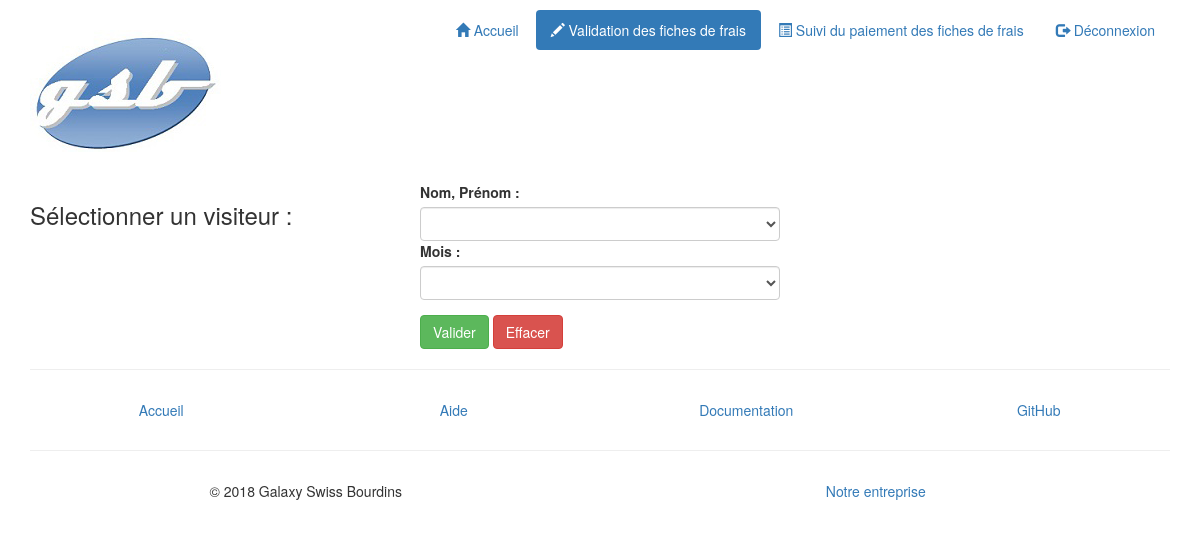
The page /index.php?uc=validerFicheFrais (signed in) on the database its author committed.
### tables this page shows
CREATE TABLE IF NOT EXISTS `pageuser` (
  `id` int(11) NOT NULL AUTO_INCREMENT,
  `uc` varchar(40) DEFAULT NULL,
  `idtypeuser` int(11) DEFAULT NULL,
  `libelle` varchar(40) DEFAULT NULL,
  `icon` varchar(30) DEFAULT NULL,
  PRIMARY KEY (`id`),
  KEY `idtypeuser` (`idtypeuser`)
);

### includes/fct.inc.php (called while the page is built, shortened)
<?php
function estConnecte()
{
    if(isset($_SESSION['idUser'])){
        return true;
    } else {
        return false;
    }
}

### includes/class.pdogsb.inc.php (called while the page is built, shortened)
<?php
class PdoGsb
{
    private static $serveur = 'mysql:host=localhost';
    private static $bdd = 'dbname=gsb_frais';
    private static $user = 'admin';
    private static $mdp = 'admin';
    private static $monPdo;
    private static $monPdoGsb = null;
    private function __construct()
    {
        PdoGsb::$monPdo = new PDO(
            PdoGsb::$serveur . ';' . PdoGsb::$bdd,
            PdoGsb::$user,
            PdoGsb::$mdp
        );
        PdoGsb::$monPdo->query('SET CHARACTER SET utf8');
    }
    public static function getPdoGsb()
    {
        if (PdoGsb::$monPdoGsb == null) {
            PdoGsb::$monPdoGsb = new PdoGsb();
        }
        return PdoGsb::$monPdoGsb;
    }
    public function getVisiteurList(){
        $requetePrepare = PdoGsb::$monPdo->prepare(
           "SELECT user.id AS id, user.prenom AS prenom, user.nom AS nom "
        .   "FROM user JOIN typeuser ON user.idtypeuser = typeuser.id"
        .   " WHERE typeuser.libelle = 'visiteur' "
        .   " ORDER BY user.nom, user.prenom"
        );
        $requetePrepare->execute();
        return $requetePrepare->fetchAll();
    }
    public function getPageUserList($idTypeUser){
        $requetePrepare = PdoGsb::$monPdo->prepare(
           "SELECT * "
            ."FROM pageuser "
                . "WHERE idtypeuser = :idtypeuser"
        );
        $requetePrepare->bindParam(':idtypeuser', $idTypeUser, PDO::PARAM_STR);
        $requetePrepare->execute();
        return $requetePrepare->fetchAll();
    }
}

### controleurs/c_validerFicheFrais.php (called while the page is built, shortened)
<?php
$idVisiteur = filter_input(INPUT_POST, 'idVisiteur', FILTER_SANITIZE_STRING);
$lesVisiteurs = $pdo->getVisiteurList();
include 'vues/v_validerFicheFrais.php';

### vues/v_validerFicheFrais.php (the view, shortened to what this page needs)
<div class="row">
        <?php if(!empty($lesVisiteurs)) {
            ?>
    <div class="col-md-4">
        <h3>Sélectionner un visiteur : </h3>
    </div>
    <div class="col-md-4">
        <form action="/index.php?uc=validerFicheFrais&action=afficherFiche"
              method="post" role="form">
            <div class="form-group">
                <label for="lstVisiteur" accesskey="n">Nom, Prénom : </label>
                <select id="lstVisiteur" name="idVisiteur" class="form-control"
                        onchange="showMonths(this.value)">
                    <option value=""></option>
                    <?php
                    foreach ($lesVisiteurs as $unVisiteur) {
                        $id = $unVisiteur['id'];
                        $nom = $unVisiteur['nom'];
                        $prenom = $unVisiteur['prenom'];
                        if(!empty($idVisiteur) && $idVisiteur == $unVisiteur['id']){
                            ?>
                    <option value="<?php echo $id ?>" selected="true">
                            <?php echo $nom . ' ' . $prenom ?>
                    </option>
                                <?php
                        } else {
                    ?>
                    <option value="<?php echo $id ?>">
                    </option>
                        <?php
                        }
                    }
                    ?>
                </select>
                <label for="lstMois" accesskey="n">Mois : </label>
                <select id="lstMois" name="mois" class="form-control">
                </select>
            </div>
            <input id="ok" type="submit" value="Valider" class="btn btn-success"
                   role="button">
            <input id="annuler" type="reset" value="Effacer" class="btn btn-danger"
                   role="button">
        </form>
    </div>
        <?php
        } else {
            ?>
    <div class="alert alert-warning" role="alert">
        Aucun visiteur dans cette entreprise
    </div>
            <?php
        }
            ?>
</div>

### vues/v_entete.php (shortened to what this page needs)
<!DOCTYPE html>
<html>
    <head>
        <link href="./styles/bootstrap/bootstrap.css" rel="stylesheet">
        <link href="./styles/style.css" rel="stylesheet">
    </head>
    <body>
        <div class="container">
           <?php if ($estConnecte) {
                $uc = filter_input(INPUT_GET, 'uc', FILTER_SANITIZE_STRING);
            ?>
            <div class="header">
                <div class="row vertical-align">
                    <div class="col-md-4">
                        <h1>
                            <img src="./images/logo.jpg" class="img-responsive"
                                 alt="Laboratoire Galaxy-Swiss Bourdin"
                                 title="Laboratoire Galaxy-Swiss Bourdin">
                        </h1>
                    </div>
                    <div class="col-md-8">
                        <ul class="nav nav-pills pull-right" role="tablist">
                            <li <?php if (!$uc || $uc == 'accueil') { ?>class="active"<?php } ?>>
                                <a href="index.php">
                                    <span class="glyphicon glyphicon-home"></span>
                                    Accueil
                                </a>
                            </li>
                        <?php
                        if(isset($pageUserList)){
                              foreach($pageUserList as $pageUser){
                                  ?>
                            <li <?php if ($uc == $pageUser['uc']) { ?>class="active"<?php } ?>>
                                <a href="index.php?uc=<?php echo $pageUser['uc']?>">
                                    <span class="glyphicon glyphicon-<?php echo $pageUser['icon'] ?>"></span>
                                    <?php echo $pageUser['libelle'] ?>
                                </a>
                            </li>
                            <?php
                              }
                         }
                        ?>
                            <li <?php if ($uc == 'deconnexion') { ?>class="active"<?php } ?>>
                                <a href="index.php?uc=deconnexion&action=demandeDeconnexion">
                                    <span class="glyphicon glyphicon-log-out"></span>
                                    Déconnexion
                                </a>
                            </li>
                        </ul>
                    </div>
                </div>
            </div>
                <?php
        }

### styles/style.css (style rules this page uses)
.header { margin-top: 10px; }

### rows shown on the page
pageuser: libelle "Validation des fiches de frais"
pageuser: libelle "Suivi du paiement des fiches de frais"
